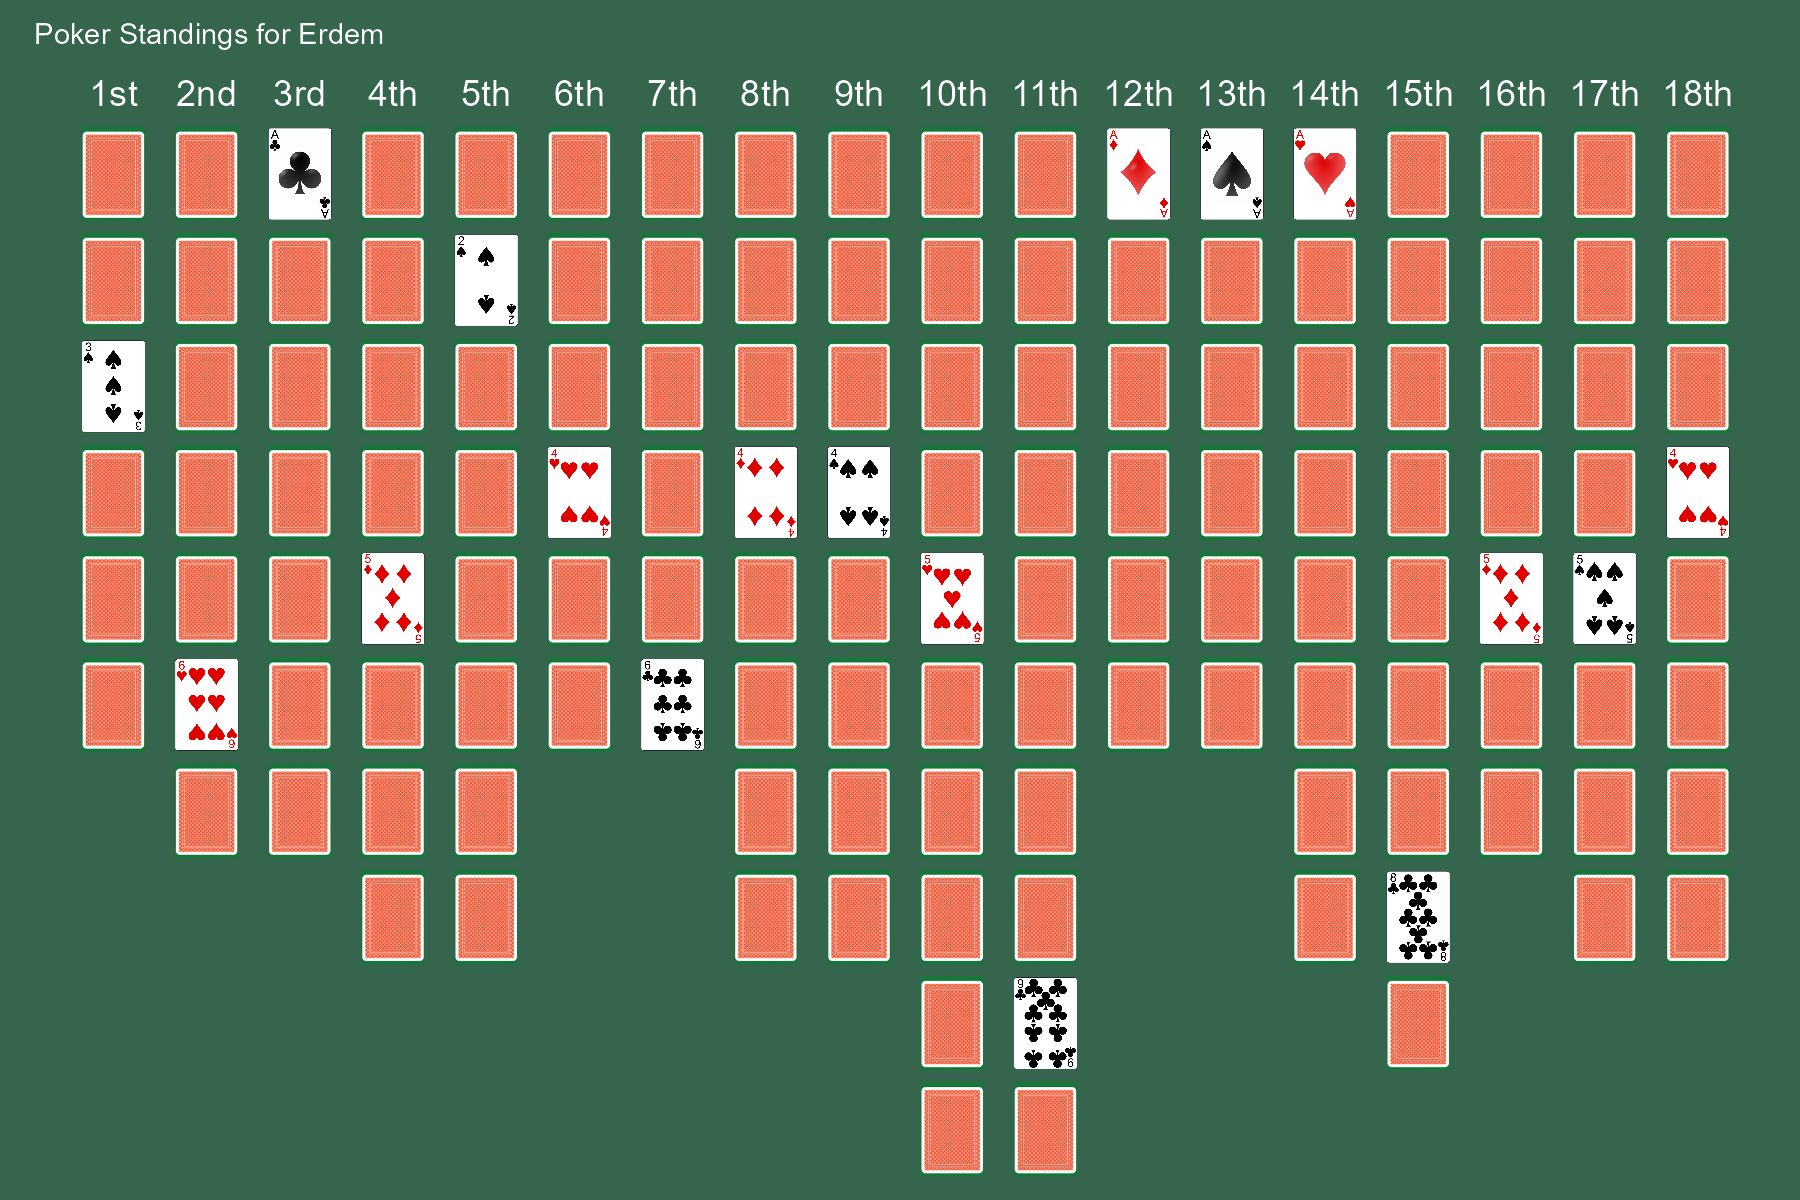

This chart was generated by the following R code:
#load libraries
library(readxl)
library(dplyr)
library(ggplot2)
library(ggimage)

#read the file (poker.xlsx is not available in repo you can test with example.xlsx instead)
poker <- read_xlsx("poker.xlsx")

#create plot and save for each player
for (i in unique(poker$player)) {

selected_player <- i

#find the rounds selected player played in
rounds_selected_player <- poker %>% filter(player == i) %>% select(round) %>% unique()

#filter for selected player
filtered_data <- poker %>% filter(round %in% rounds_selected_player$round) %>%
#create selected_player_game_no to show game number for selected player
  mutate(selected_player_game_no = dense_rank(round)) %>%
#to create variety change card type
  mutate(card_type = case_when(
    selected_player_game_no %% 4 == 1 ~ "spades",
    selected_player_game_no %% 4 == 2 ~ "hearts",
    selected_player_game_no %% 4 == 3 ~ "clubs",
    selected_player_game_no %% 4 == 0 ~ "diamonds"
  ),
#image of card to use
  card_to_use = case_when(
    player == selected_player  ~  paste0(rank,"_of_",card_type,".png"),
    player != selected_player ~ 'back_of_cards.png')

  )

#create ggplot
poker_plot <- ggplot(filtered_data, aes(y = rank, x = selected_player_game_no)) +
  geom_image(aes(image = paste0('./images/',card_to_use)), size = 0.06) +
  labs(title = paste0("Poker Standings for ", selected_player)) +
  theme_classic() +
  scale_x_continuous(breaks = seq(1, max(filtered_data$selected_player_game_no), 1), position = "top",
                     labels = scales::ordinal_format()) +
  scale_y_reverse() +
  theme(axis.title.x = element_blank(),
        axis.title.y = element_blank() ,
        axis.ticks.y = element_blank() ,
        axis.ticks.x = element_blank() ,
        axis.text.y = element_blank(),
        axis.text.x = element_text(color = "white"),
        plot.title = element_text(size = 7 , color = "white"),
        axis.line.x = element_blank(),
        axis.line.y = element_blank(),
        panel.background = element_rect(fill = "#35654d", color = NA),
        plot.background = element_rect(fill = "#35654d", color = NA))

#depending on how many times selected player played, change the width of saved png
applied_width <- ifelse(max(filtered_data$selected_player_game_no) > 20, 8,
                 ifelse(max(filtered_data$selected_player_game_no) > 10, 6,
                 ifelse(max(filtered_data$selected_player_game_no) >= 3, 4,2)))

#save ggplot
ggsave(paste0("poker_",selected_player,".png"), plot = poker_plot, width = applied_width, height = 4, dpi = 300)

}
